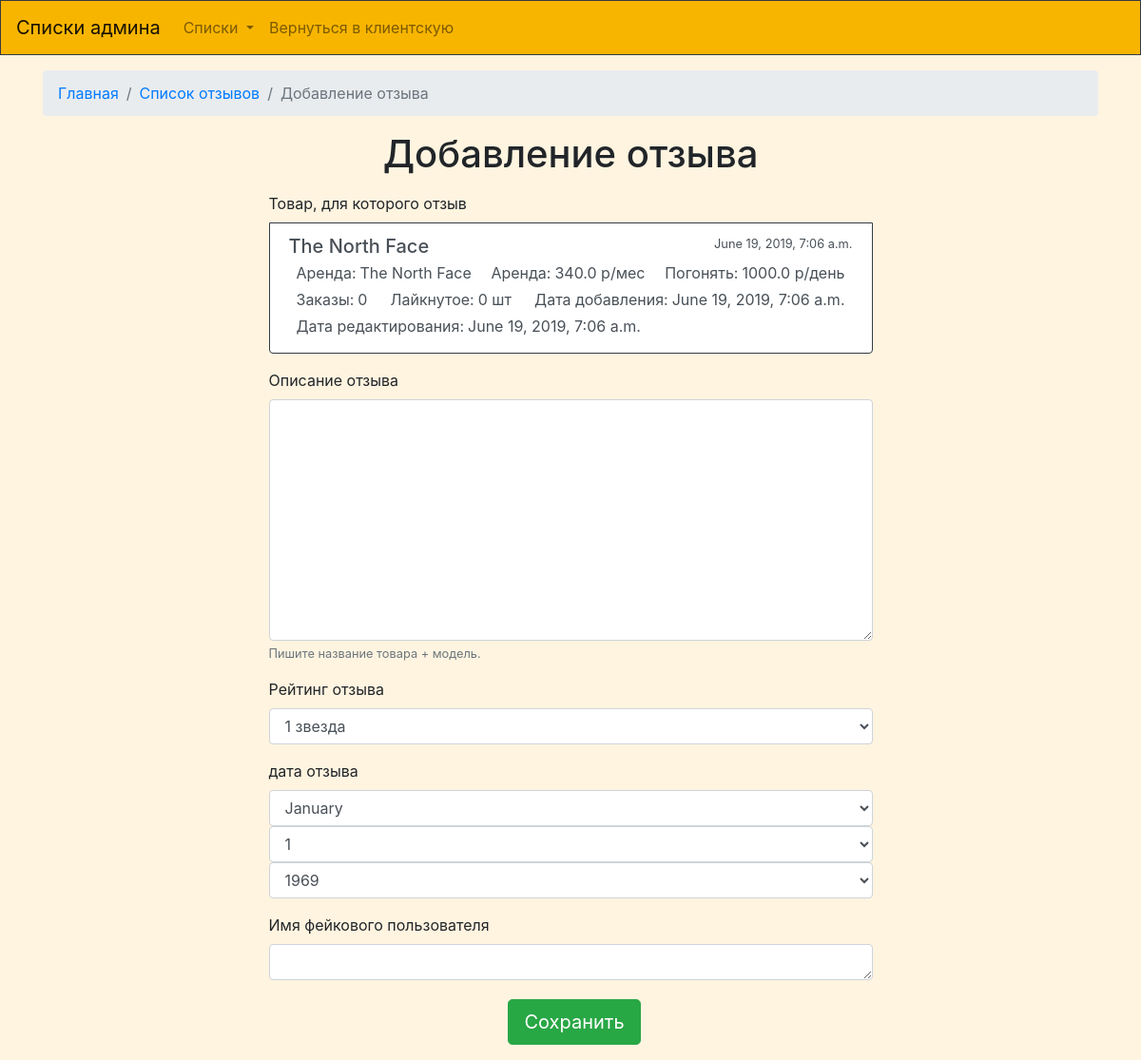
The app's page /admaddotz/18 (signed in) with its own data.
### firstapp/models.py (models this page shows, shortened)
class Tovar (models.Model):
    name = models.CharField(db_index=True,max_length=100)
    Opisanie = models.TextField()
    brand = models.ForeignKey(Brand,on_delete=models.SET_NULL, null=True)
    DateAdd = models.DateTimeField()
    DateEdit = models.DateTimeField()
    Sex = models.ForeignKey(Sex, on_delete=models.SET_NULL, null=True)
    Material = models.TextField(null=True)
    Del = models.BooleanField()
    def __str__(self):
        return u'{0}'.format(self.name)

class VidArendiTovars (models.Model):
    set = models.ForeignKey(Set,on_delete = models.CASCADE, null=True)
    tovar = models.ForeignKey(Tovar,on_delete = models.CASCADE, null= True)
    vidArendi = models.ForeignKey(VidArendi, on_delete=models.CASCADE)
    stoimost = models.FloatField();
    vikup = models.IntegerField(null=True);
    Vozvrat = models.IntegerField();
    platej = models.IntegerField();

### firstapp/views.py (the view)
# urls.py: path('admaddotz/<int:id>', views.AdmAddOtz),
def AdmAddOtz(req,id):
    if not req.user.is_authenticated:
        return HttpResponseRedirect('/auto/')
    if req.user.person.Status != "Админ":
        return HttpResponseRedirect('/main/')
    obr = adminOtzivi(req)
    if req.method == 'POST':
        save = obr.saveOtz()
        if save==True:
            return HttpResponseRedirect('/admnotzivi/')
        if save==False:
            return sory("Не удалось добавить отзыв (")
    form = obr.addOtz(id)
    return  render(req,"Bot_Add_Otz.html", context=form)

### firstapp/models.py
class OtzForm(ModelForm):
    class Meta:
        model = Otziv
        fields = ['Opisanie', 'zvezdi', 'date', 'nameperson','Tovar','Status']
        widgets = {
            'nameperson': Textarea(attrs={'cols': 80, 'rows': 1}),
            'zvezdi': Select(choices=((1,'1 звезда'),(2,'2 звезды'),(3,'3 звезды'),(4,'4 звезды'),(5,'5 звезд'))),
            'date': SelectDateWidget(years=range(datetime.today().year-50,datetime.today().year+50)),
        }

### firstapp/BAZA.py (called while the page is built)
    def GetTovarId(self, idd):
        tvr = Tovar.objects.get(id=idd)
        return tvr

### firstapp/views_Obr.py (called while the page is built)
    def addOtz(self, id):
        tovar = self.tovar.GetTovarId(id)
        form = OtzForm(initial={'Tovar':tovar, "Status":'Принят'})
        tovar = self.obr.TovarAdminMini(tovar)
        return {'form':form, 'Tovar':tovar}

### templates/Bot_Add_Otz.html (shortened to what this page needs)
{% extends "Bot_base.html" %}
{% load staticfiles %}
{% load widget_tweaks %}
{% block main %}
<div class="container mt-3">
    <nav aria-label="breadcrumb">
        <ol class="breadcrumb">
            <li class="breadcrumb-item"><a href="#">Главная</a></li>
            <li class="breadcrumb-item"><a href="/admnotzivi/">Список отзывов</a></li>
            <li class="breadcrumb-item active" aria-current="page">Добавление отзыва</li>
        </ol>
    </nav>
    <h1 class="mb-3 text-center">Добавление отзыва</h1>
    <div class="row justify-content-center">
        <div class="col col-xl-7 col-lg-8 col-md-10 ">
<form id="formadd" action="/admaddotz/{{Tovar.id}}" method="POST">
	<div class="form-group">
	<label> Товар, для которого отзыв </label>
	<a href="/admtovar/{{Tovar.id}}" class="list-group-item list-group-item-action flex-column align-items-start border border-dark">
                    <div class="d-flex w-100 justify-content-between">
                        <h5 class="mb-1">{{Tovar.name}}</h5>
                        <small>{{Tovar.date}}</small>
                    </div>
                    <div class="d-flex flex-wrap justify-content-between">
                        <div class="d-flex ml-2 mr-2">
                            <p class="mb-1 ">Аренда: </p>
                            <p class="mb-1 ml-1">{{Tovar.name}}</p>
                        </div>
                        <div class="d-flex ml-2 mr-2">
                            <p class="mb-1 ">Аренда: </p>
                            <p class="mb-1 ml-1">{{Tovar.priceArenda}} р/мес</p>
                        </div>
						<div class="d-flex ml-2 mr-2">
                            <p class="mb-1 ">Погонять: </p>
                            <p class="mb-1 ml-1">{{Tovar.pricePogon}} р/день</p>
                        </div>
                        <div class="d-flex ml-2 mr-2">
                            <p class="mb-1 ">Заказы: </p>
                            <p class="mb-1 ml-1">{{Tovar.zakazi}}</p>
                        </div>
                        <div class="d-flex ml-2 mr-2">
                            <p class="mb-1 ">Лайкнутое: </p>
                            <p class="mb-1 ml-1">{{Tovar.like}} шт</p>
                        </div>
						<div class="d-flex ml-2 mr-2">
                            <p class="mb-1 ">Дата добавления: </p>
                            <p class="mb-1 ml-1">{{Tovar.date}}</p>
                        </div>
						<div class="d-flex ml-2 mr-2">
                            <p class="mb-1 ">Дата редактирования: </p>
                            <p class="mb-1 ml-1">{{Tovar.datelast}}</p>
                        </div>
                    </div>
                </a>
	</div>
    <div class="form-group">
        <label >Описание отзыва</label>
		{{form.Opisanie|add_class:"form-control"}}
        <small id="emailHelp" class="form-text text-muted">Пишите название товара + модель.</small>
    </div>
    <div class="form-group">
        <label >Рейтинг отзыва</label>
        {{form.zvezdi|add_class:"form-control"}}
    </div>
	<div class="form-group">
        <label >дата отзыва</label>
        {{form.date|add_class:"form-control"}}
    </div>
	<div class="form-group">
        <label >Имя фейкового пользователя</label>
        {{form.nameperson|add_class:"form-control"}}
    </div>
    <div class="d-flex justify-content-center">
    <button type="submit" class="btn   btn-success btn-lg ml-2 mt-1 mb-3">Сохранить</button>
    </div>
</form>
</div>
    </div>
</div>
{% endblock %}

### records on screen
Tovar: name "The North Face", date "June 19, 2019, 7:06 a.m.", datelast "June 19, 2019, 7:06 a.m."
VidArendiTovars: priceArenda "340.0"
VidArendiTovars: pricePogon "1000.0"

### other values on screen
{{ Tovar.zakazi }} "0"
{{ Tovar.like }} "0"
